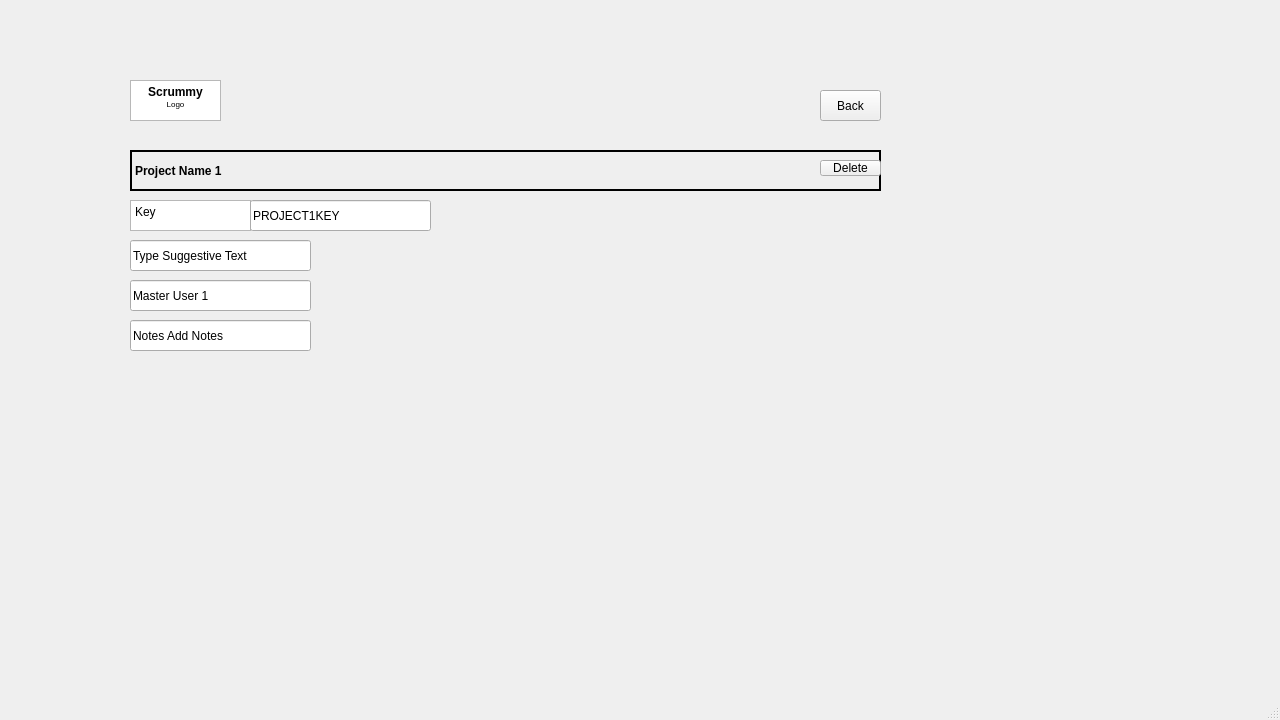
<?xml version="1.0" encoding="UTF-8"?>
<ui version="4.0">
 <class>ProjectCreation</class>
 <widget class="QMainWindow" name="ProjectCreation">
  <property name="geometry">
   <rect>
    <x>0</x>
    <y>0</y>
    <width>1280</width>
    <height>720</height>
   </rect>
  </property>
  <property name="minimumSize">
   <size>
    <width>1280</width>
    <height>720</height>
   </size>
  </property>
  <property name="maximumSize">
   <size>
    <width>1280</width>
    <height>720</height>
   </size>
  </property>
  <property name="windowTitle">
   <string>MainWindow</string>
  </property>
  <widget class="QWidget" name="centralwidget">
   <widget class="QTextBrowser" name="textBrowser_2">
    <property name="geometry">
     <rect>
      <x>130</x>
      <y>200</y>
      <width>121</width>
      <height>31</height>
     </rect>
    </property>
    <property name="html">
     <string>&lt;!DOCTYPE HTML PUBLIC &quot;-//W3C//DTD HTML 4.0//EN&quot; &quot;http://www.w3.org/TR/REC-html40/strict.dtd&quot;&gt;
&lt;html&gt;&lt;head&gt;&lt;meta name=&quot;qrichtext&quot; content=&quot;1&quot; /&gt;&lt;meta charset=&quot;utf-8&quot; /&gt;&lt;style type=&quot;text/css&quot;&gt;
p, li { white-space: pre-wrap; }
hr { height: 1px; border-width: 0; }
li.unchecked::marker { content: &quot;\2610&quot;; }
li.checked::marker { content: &quot;\2612&quot;; }
&lt;/style&gt;&lt;/head&gt;&lt;body style=&quot; font-family:'Segoe UI'; font-size:9pt; font-weight:400; font-style:normal;&quot;&gt;
&lt;p style=&quot; margin-top:0px; margin-bottom:0px; margin-left:0px; margin-right:0px; -qt-block-indent:0; text-indent:0px;&quot;&gt;Key&lt;/p&gt;&lt;/body&gt;&lt;/html&gt;</string>
    </property>
   </widget>
   <widget class="QTextBrowser" name="textBrowser_3">
    <property name="geometry">
     <rect>
      <x>130</x>
      <y>80</y>
      <width>91</width>
      <height>41</height>
     </rect>
    </property>
    <property name="html">
     <string>&lt;!DOCTYPE HTML PUBLIC &quot;-//W3C//DTD HTML 4.0//EN&quot; &quot;http://www.w3.org/TR/REC-html40/strict.dtd&quot;&gt;
&lt;html&gt;&lt;head&gt;&lt;meta name=&quot;qrichtext&quot; content=&quot;1&quot; /&gt;&lt;meta charset=&quot;utf-8&quot; /&gt;&lt;style type=&quot;text/css&quot;&gt;
p, li { white-space: pre-wrap; }
hr { height: 1px; border-width: 0; }
li.unchecked::marker { content: &quot;\2610&quot;; }
li.checked::marker { content: &quot;\2612&quot;; }
&lt;/style&gt;&lt;/head&gt;&lt;body style=&quot; font-family:'Segoe UI'; font-size:9pt; font-weight:400; font-style:normal;&quot;&gt;
&lt;p align=&quot;center&quot; style=&quot; margin-top:0px; margin-bottom:0px; margin-left:0px; margin-right:0px; -qt-block-indent:0; text-indent:0px;&quot;&gt;&lt;span style=&quot; font-weight:700;&quot;&gt;Scrummy&lt;/span&gt;&lt;/p&gt;
&lt;p align=&quot;center&quot; style=&quot; margin-top:0px; margin-bottom:0px; margin-left:0px; margin-right:0px; -qt-block-indent:0; text-indent:0px;&quot;&gt;&lt;span style=&quot; font-size:6pt;&quot;&gt;Logo&lt;/span&gt;&lt;/p&gt;&lt;/body&gt;&lt;/html&gt;</string>
    </property>
   </widget>
   <widget class="QLineEdit" name="lineEdit">
    <property name="geometry">
     <rect>
      <x>250</x>
      <y>200</y>
      <width>181</width>
      <height>31</height>
     </rect>
    </property>
    <property name="text">
     <string>PROJECT1KEY</string>
    </property>
   </widget>
   <widget class="QLineEdit" name="lineEdit_2">
    <property name="geometry">
     <rect>
      <x>130</x>
      <y>240</y>
      <width>181</width>
      <height>31</height>
     </rect>
    </property>
    <property name="text">
     <string>Type Suggestive Text</string>
    </property>
   </widget>
   <widget class="QPushButton" name="pushButton_2">
    <property name="geometry">
     <rect>
      <x>820</x>
      <y>90</y>
      <width>61</width>
      <height>31</height>
     </rect>
    </property>
    <property name="text">
     <string>Back</string>
    </property>
   </widget>
   <widget class="QLabel" name="label">
    <property name="geometry">
     <rect>
      <x>130</x>
      <y>150</y>
      <width>751</width>
      <height>41</height>
     </rect>
    </property>
    <property name="font">
     <font>
      <bold>true</bold>
     </font>
    </property>
    <property name="frameShape">
     <enum>QFrame::Box</enum>
    </property>
    <property name="lineWidth">
     <number>2</number>
    </property>
    <property name="midLineWidth">
     <number>7</number>
    </property>
    <property name="text">
     <string>Project Name 1</string>
    </property>
   </widget>
   <widget class="QPushButton" name="pushButton_5">
    <property name="geometry">
     <rect>
      <x>820</x>
      <y>160</y>
      <width>61</width>
      <height>16</height>
     </rect>
    </property>
    <property name="text">
     <string>Delete</string>
    </property>
   </widget>
   <widget class="QLineEdit" name="lineEdit_3">
    <property name="geometry">
     <rect>
      <x>130</x>
      <y>320</y>
      <width>181</width>
      <height>31</height>
     </rect>
    </property>
    <property name="text">
     <string>Notes Add Notes</string>
    </property>
   </widget>
   <widget class="QLineEdit" name="lineEdit_4">
    <property name="geometry">
     <rect>
      <x>130</x>
      <y>280</y>
      <width>181</width>
      <height>31</height>
     </rect>
    </property>
    <property name="text">
     <string>Master User 1</string>
    </property>
   </widget>
  </widget>
  <widget class="QMenuBar" name="menubar">
   <property name="geometry">
    <rect>
     <x>0</x>
     <y>0</y>
     <width>1280</width>
     <height>21</height>
    </rect>
   </property>
  </widget>
  <widget class="QStatusBar" name="statusbar"/>
 </widget>
 <resources/>
 <connections/>
</ui>
